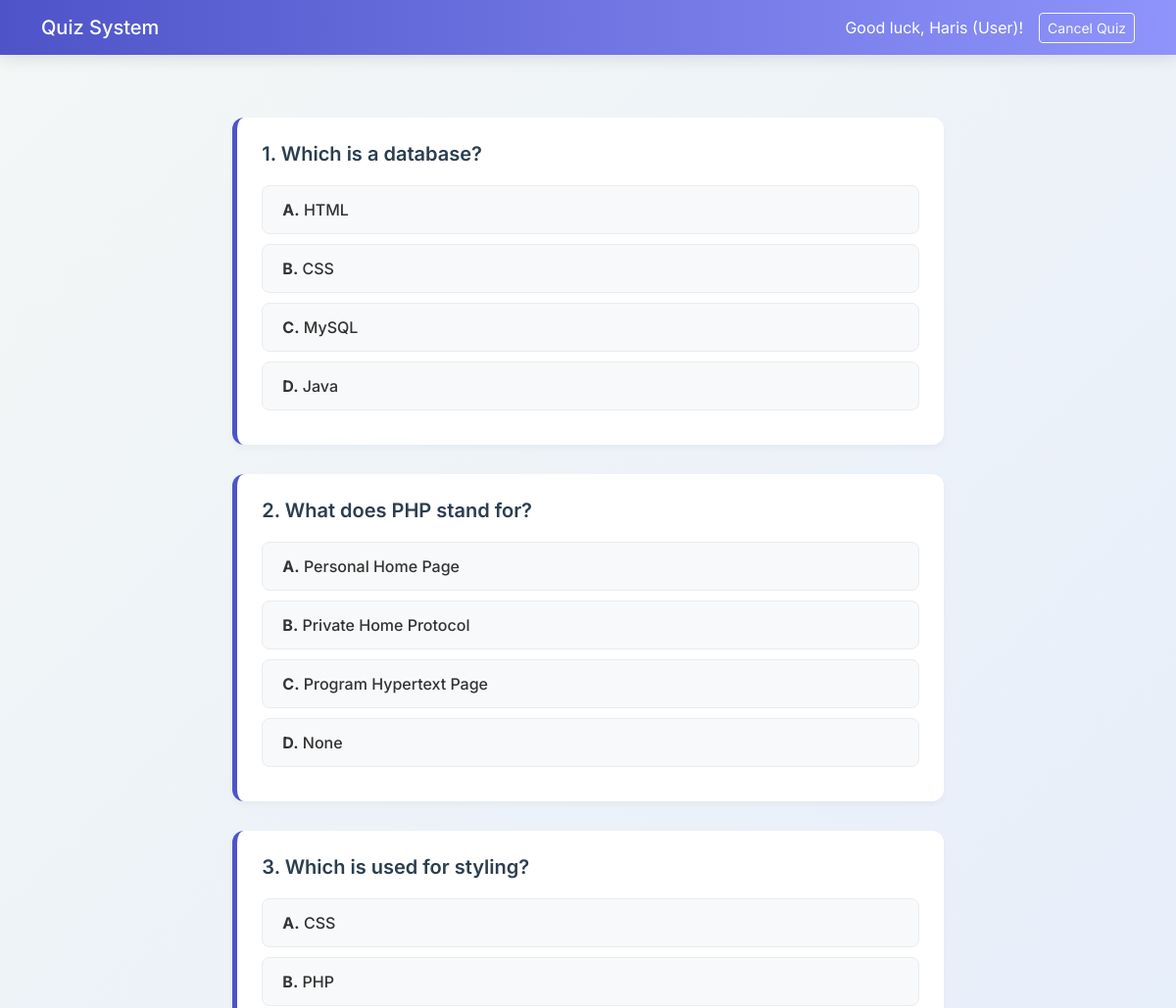
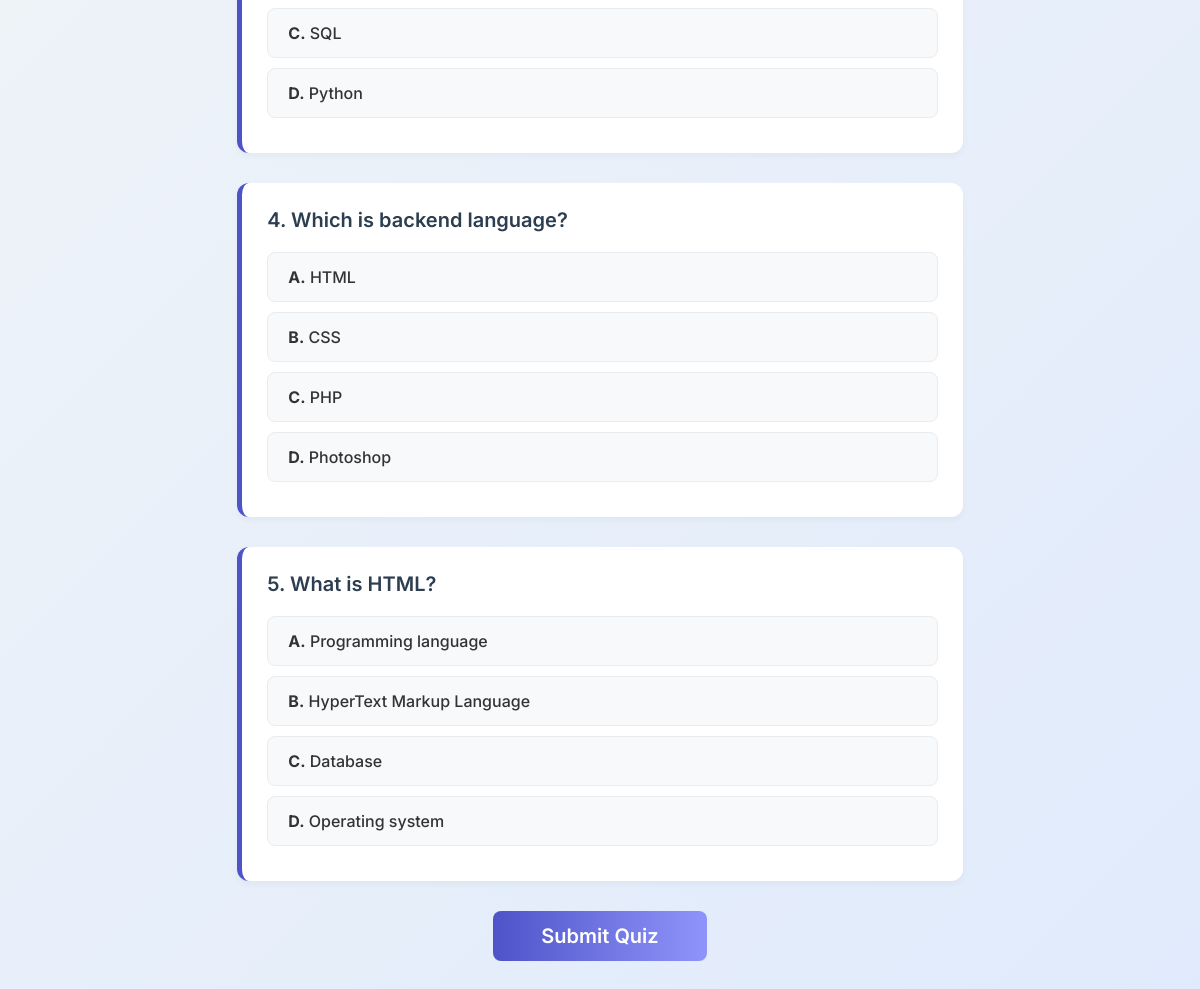
The page /user/quiz.php (signed in) on the database its author committed (2 pictures, top to bottom).
### tables this page shows
CREATE TABLE IF NOT EXISTS `questions` (
  `id` int(11) NOT NULL AUTO_INCREMENT,
  `question` text NOT NULL,
  `option_a` varchar(255) NOT NULL,
  `option_b` varchar(255) NOT NULL,
  `option_c` varchar(255) NOT NULL,
  `option_d` varchar(255) NOT NULL,
  `correct_answer` char(1) NOT NULL,
  PRIMARY KEY (`id`)
);

### user/quiz.php (the view, shortened to what this page needs)
<?php
require_once '../includes/db.php';
$stmt = $pdo->query("SELECT id, question, option_a, option_b, option_c, option_d FROM questions ORDER BY RAND()");
$questions = $stmt->fetchAll();
?>
<!DOCTYPE html>
<html lang="en">
<head>
    <link href="https://cdn.jsdelivr.net/npm/bootstrap@5.3.0/dist/css/bootstrap.min.css" rel="stylesheet">
    <link rel="stylesheet" href="../assets/css/style.css">
</head>
<body>
<nav class="navbar navbar-expand-lg navbar-dark mb-4">
    <div class="container">
        <a class="navbar-brand" href="index.php">Quiz System</a>
        <div class="d-flex align-items-center">
            <span class="text-white me-3">Good luck, <?php echo htmlspecialchars($_SESSION['name']); ?>!</span>
            <a href="index.php" class="btn btn-sm btn-outline-light">Cancel Quiz</a>
        </div>
    </div>
</nav>
<div class="container main-container">
    <div class="row justify-content-center">
        <div class="col-lg-8">
            <form action="submit.php" method="POST">
                <?php foreach ($questions as $index => $q): ?>
                    <div class="question-block">
                        <h5><?php echo ($index + 1) . ". " . htmlspecialchars($q['question']); ?></h5>
                        <div class="options-container mt-3">
                            <label for="q_<?php echo $q['id']; ?>_A" class="option-label">
                                <strong>A.</strong> <?php echo htmlspecialchars($q['option_a']); ?>
                            </label>
                            <label for="q_<?php echo $q['id']; ?>_B" class="option-label">
                                <strong>B.</strong> <?php echo htmlspecialchars($q['option_b']); ?>
                            </label>
                            <label for="q_<?php echo $q['id']; ?>_C" class="option-label">
                                <strong>C.</strong> <?php echo htmlspecialchars($q['option_c']); ?>
                            </label>
                            <label for="q_<?php echo $q['id']; ?>_D" class="option-label">
                                <strong>D.</strong> <?php echo htmlspecialchars($q['option_d']); ?>
                            </label>
                        </div>
                    </div>
                <?php endforeach; ?>
                <div class="text-center mb-5">
                    <button type="submit" class="btn btn-primary-custom btn-lg px-5">Submit Quiz</button>
                </div>
            </form>
        </div>
    </div>
</div>
</body>
</html>

### assets/css/style.css (style rules this page uses)
:root { --primary-color: #4e54c8; --secondary-color: #8f94fb; --text-color: #333; --bg-color: #f4f7f6; --card-bg: #ffffff; --success-color: #28a745; --danger-color: #dc3545; }
body { font-family: 'Inter', sans-serif; background: linear-gradient(135deg, var(--bg-color) 0%, #e0eafc 100%); background-attachment: fixed; color: var(--text-color); min-height: 100vh; display: flex; flex-direction: column; }
.navbar { background: linear-gradient(to right, var(--primary-color), var(--secondary-color)) !important; box-shadow: 0 4px 15px rgba(0,0,0,0.1); }
.navbar-brand, .nav-link { color: #fff !important; font-weight: 500; }
.main-container { flex: 1; padding: 40px 20px; }
.question-block { margin-bottom: 30px; padding: 25px; background: #fff; border-radius: 12px; box-shadow: 0 4px 6px rgba(0,0,0,0.03); border-left: 5px solid var(--primary-color); }
.question-block h5 { font-weight: 600; margin-bottom: 20px; color: #2c3e50; }
.option-label { display: block; padding: 12px 20px; margin-bottom: 10px; background: #f8f9fa; border: 1px solid #e9ecef; border-radius: 8px; cursor: pointer; transition: all 0.2s; font-weight: 500; }
.btn-primary-custom { background: linear-gradient(to right, var(--primary-color), var(--secondary-color)); border: none; padding: 10px 25px; border-radius: 8px; font-weight: 600; color: white; transition: all 0.3s ease; }

### rows shown on the page
questions: question "Which is a database?", option_a "HTML", option_b "CSS", option_c "MySQL", option_d "Java"
questions: question "What does PHP stand for?", option_a "Personal Home Page", option_b "Private Home Protocol", option_c "Program Hypertext Page", option_d "None"
questions: question "Which is used for styling?", option_a "CSS", option_b "PHP", option_c "SQL", option_d "Python"
questions: question "Which is backend language?", option_a "HTML", option_b "CSS", option_c "PHP", option_d "Photoshop"
questions: question "What is HTML?", option_a "Programming language", option_b "HyperText Markup Language", option_c "Database", option_d "Operating system"

### other values the page prints
$_SESSION['name'] "Haris (User)"
